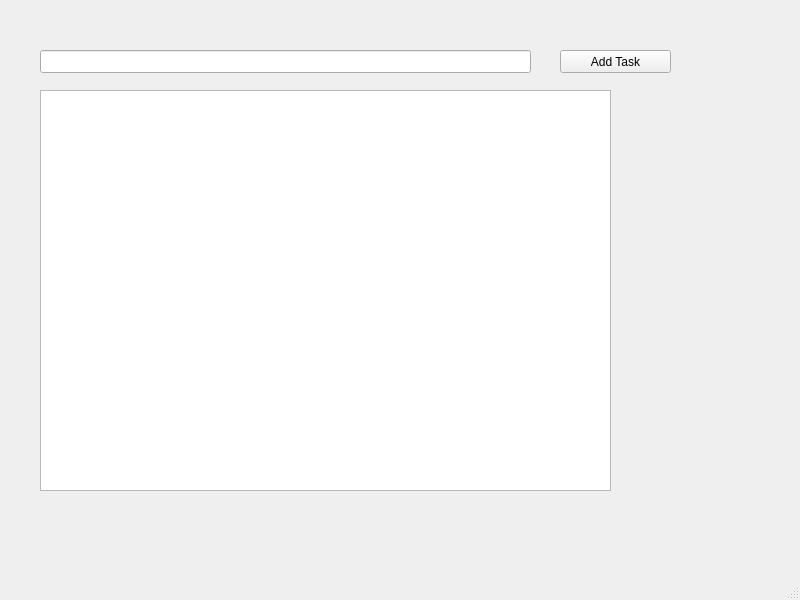
<?xml version="1.0" encoding="UTF-8"?>
<ui version="4.0">
 <class>MainWindow</class>
 <widget class="QMainWindow" name="MainWindow">
  <property name="geometry">
   <rect>
    <x>0</x>
    <y>0</y>
    <width>800</width>
    <height>600</height>
   </rect>
  </property>
  <property name="windowTitle">
   <string>MainWindow</string>
  </property>
  <widget class="QWidget" name="centralwidget">
   <widget class="QPushButton" name="addTaskButton">
    <property name="geometry">
     <rect>
      <x>560</x>
      <y>50</y>
      <width>111</width>
      <height>23</height>
     </rect>
    </property>
    <property name="text">
     <string>Add Task</string>
    </property>
   </widget>
   <widget class="QLineEdit" name="addTaskInput">
    <property name="geometry">
     <rect>
      <x>40</x>
      <y>50</y>
      <width>491</width>
      <height>23</height>
     </rect>
    </property>
    <property name="text">
     <string/>
    </property>
   </widget>
   <widget class="QListWidget" name="TaskList">
    <property name="geometry">
     <rect>
      <x>40</x>
      <y>90</y>
      <width>571</width>
      <height>401</height>
     </rect>
    </property>
   </widget>
  </widget>
  <widget class="QMenuBar" name="menubar">
   <property name="geometry">
    <rect>
     <x>0</x>
     <y>0</y>
     <width>800</width>
     <height>20</height>
    </rect>
   </property>
  </widget>
  <widget class="QStatusBar" name="statusbar"/>
 </widget>
 <resources/>
 <connections/>
</ui>
